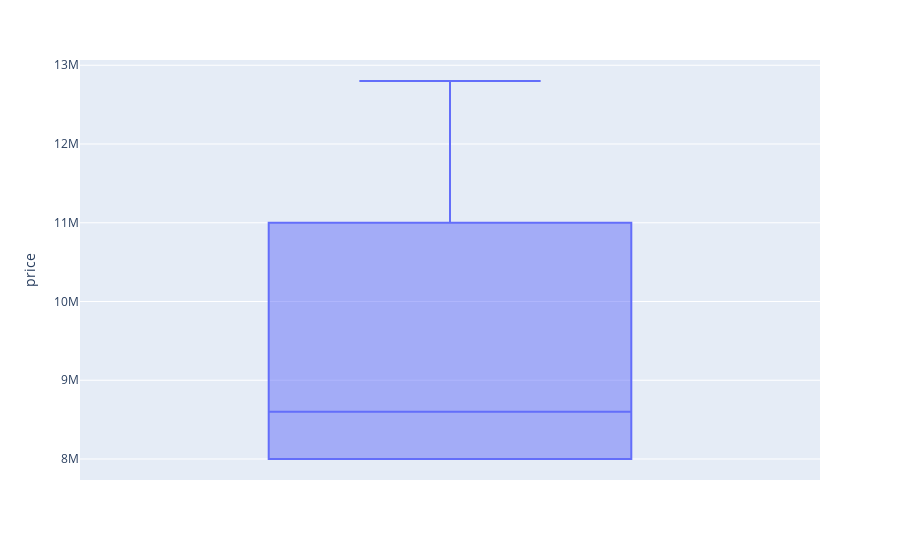

Notebook code cell kept with this figure:
### Code cell
get_box_plot(processed_df,plot_parameter='price',location='Sector 13 Rohini').show()

### Figure 1 — Plotly figure (JSON) as saved in the notebook; plotly's stock layout.template omitted (floating-point values rounded to 4 significant figures)
{"data": [{"alignmentgroup": "True", "hovertemplate": "price=%{y}<extra></extra>", "legendgroup": "", "marker": {"color": "#636efa"}, "name": "", "notched": false, "offsetgroup": "", "orientation": "v", "showlegend": false, "type": "box", "x0": " ", "xaxis": "x", "y": [8000000.0, 8000000.0, 9200000.0, 12800000.0], "y0": " ", "yaxis": "y"}], "layout": {"boxmode": "group", "legend": {"tracegroupgap": 0}, "margin": {"t": 60}, "xaxis": {"anchor": "y", "domain": [0, 1]}, "yaxis": {"anchor": "x", "domain": [0, 1], "title": {"text": "price"}}}}
